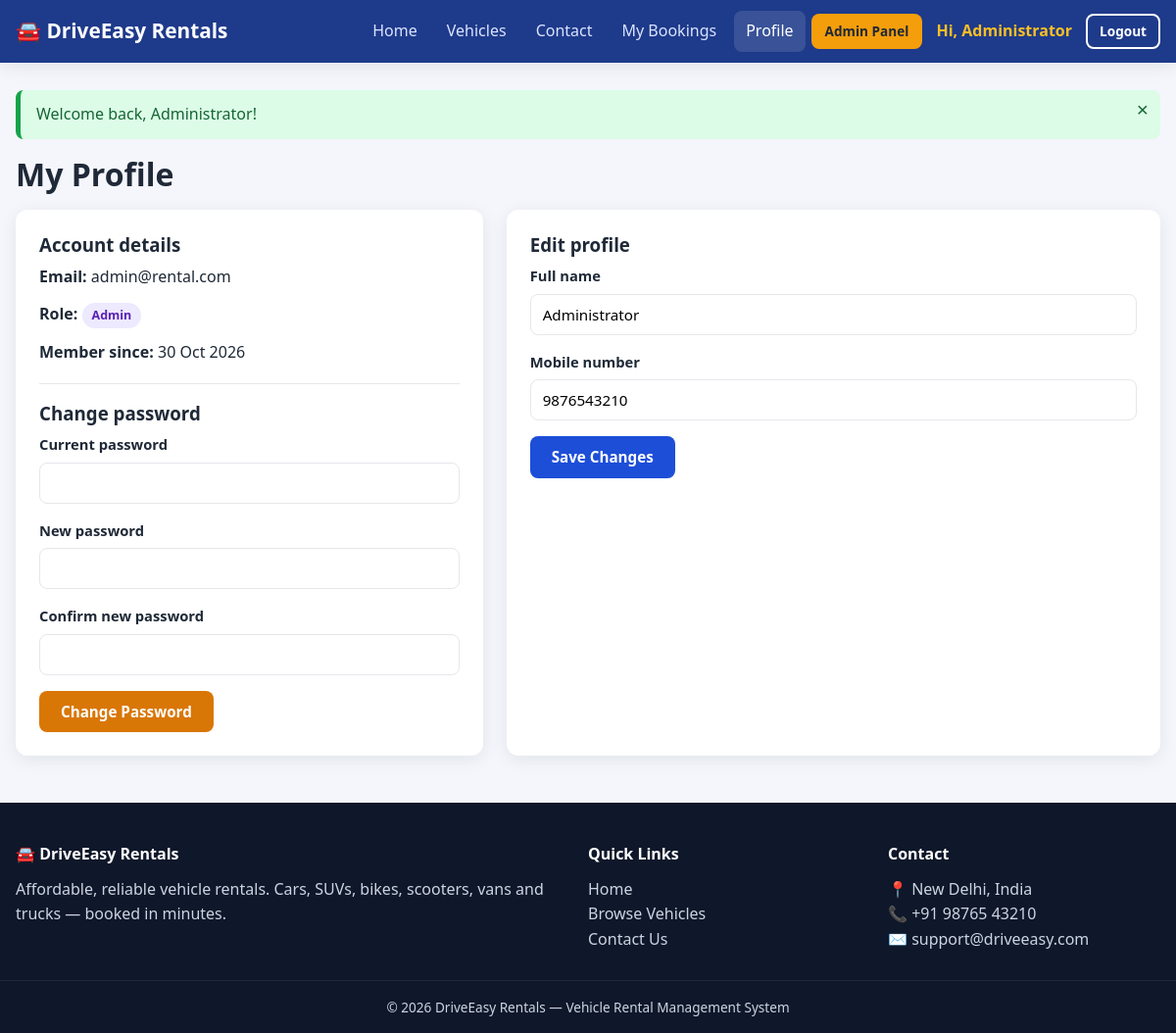
The app's page /profile.php (signed in) with its own data.
### tables this page shows
CREATE TABLE users (
    id INT AUTO_INCREMENT PRIMARY KEY,
    name VARCHAR(100) NOT NULL,
    email VARCHAR(150) NOT NULL UNIQUE,
    phone VARCHAR(15) NOT NULL,
    password VARCHAR(255) NOT NULL,
    role ENUM('user','admin') NOT NULL DEFAULT 'user',
    created_at TIMESTAMP DEFAULT CURRENT_TIMESTAMP
);

### profile.php (the view, shortened to what this page needs)
<?php
require_once 'config/db.php';
$uid = current_user()['id'];
$stmt = $pdo->prepare('SELECT * FROM users WHERE id = ?');
$stmt->execute([$uid]);
$user = $stmt->fetch();
include 'includes/header.php';
?>
<h1>My Profile</h1>
<div class="contact-grid">
    <div class="info-box">
        <h3>Account details</h3>
        <p><strong>Email:</strong> <?= e($user['email']) ?></p>
        <p><strong>Role:</strong> <?= status_badge($user['role']) ?></p>
        <p><strong>Member since:</strong> <?= date('d M Y', strtotime($user['created_at'])) ?></p>
        <hr style="margin:18px 0;border:0;border-top:1px solid var(--border)">
        <h3>Change password</h3>
        <form method="post" class="validate" novalidate>
            <div class="form-group"><label for="current_password">Current password</label><input type="password" id="current_password" name="current_password" data-rules="required"></div>
            <div class="form-group"><label for="new_password">New password</label><input type="password" id="new_password" name="new_password" data-rules="required|min:6|strong"></div>
            <div class="form-group"><label for="confirm_password">Confirm new password</label><input type="password" id="confirm_password" name="confirm_password" data-rules="required|match:new_password"></div>
            <button class="btn btn-warning">Change Password</button>
        </form>
    </div>
    <div class="info-box">
        <h3>Edit profile</h3>
        <form method="post" class="validate" novalidate>
            <div class="form-group"><label for="name">Full name</label><input type="text" id="name" name="name" value="<?= e($user['name']) ?>" data-rules="required|name"></div>
            <div class="form-group"><label for="phone">Mobile number</label><input type="tel" id="phone" name="phone" maxlength="10" value="<?= e($user['phone']) ?>" data-rules="required|phone"></div>
            <button class="btn btn-primary">Save Changes</button>
        </form>
    </div>
</div>
<?php include 'includes/footer.php'; ?>

### includes/header.php (shortened to what this page needs)
<?php
$base = $base ?? '';
$current = basename($_SERVER['PHP_SELF']);
$inAdmin = strpos($_SERVER['PHP_SELF'], '/admin/') !== false;
function nav_active($file, $current) { return $file === $current ? ' class="active"' : ''; }
?>
<!DOCTYPE html>
<html lang="en">
<head>
    <link rel="stylesheet" href="<?= $base ?>assets/css/style.css">
</head>
<body>
<header class="site-header">
    <nav class="navbar container">
        <a href="<?= $base ?>index.php" class="logo">🚘 <span><?= e(APP_NAME) ?></span></a>
        <ul class="nav-links">
            <?php if ($inAdmin): ?>
                <li><a href="index.php"<?= nav_active('index.php', $current) ?>>Dashboard</a></li>
                <li><a href="vehicles.php"<?= nav_active('vehicles.php', $current) ?>>Vehicles</a></li>
                <li><a href="bookings.php"<?= nav_active('bookings.php', $current) ?>>Bookings</a></li>
                <li><a href="users.php"<?= nav_active('users.php', $current) ?>>Users</a></li>
                <li><a href="../index.php">View Site</a></li>
            <?php else: ?>
                <li><a href="index.php"<?= nav_active('index.php', $current) ?>>Home</a></li>
                <li><a href="vehicles.php"<?= nav_active('vehicles.php', $current) ?>>Vehicles</a></li>
                <li><a href="contact.php"<?= nav_active('contact.php', $current) ?>>Contact</a></li>
                <?php if (is_logged_in()): ?>
                    <li><a href="my_bookings.php"<?= nav_active('my_bookings.php', $current) ?>>My Bookings</a></li>
                    <li><a href="profile.php"<?= nav_active('profile.php', $current) ?>>Profile</a></li>
                    <?php if (is_admin()): ?><li><a href="admin/index.php" class="btn btn-sm btn-accent">Admin Panel</a></li><?php endif; ?>
                <?php endif; ?>
            <?php endif; ?>
            <?php if (is_logged_in()): ?>
                <li class="nav-user">Hi, <?= e(explode(' ', current_user()['name'])[0]) ?></li>
                <li><a href="<?= $base ?>logout.php" class="btn btn-sm btn-outline">Logout</a></li>
            <?php else: ?>
                <li><a href="login.php"<?= nav_active('login.php', $current) ?>>Login</a></li>
                <li><a href="register.php" class="btn btn-sm btn-primary">Sign Up</a></li>
            <?php endif; ?>
        </ul>
    </nav>
</header>
<main class="container main-content">
<?php show_flash(); ?>

### includes/functions.php (shortened to what this page needs)
<?php
function e($str) {
    return htmlspecialchars((string)$str, ENT_QUOTES, 'UTF-8');
}
function show_flash() {
    foreach ($_SESSION['flash'] as $f) {
        echo '<div class="alert alert-' . e($f['type']) . '">' . e($f['msg']) . '<button class="alert-close" aria-label="Close">&times;</button></div>';
    }
}
function is_logged_in() {
    return isset($_SESSION['user']);
}
function is_admin() {
    return is_logged_in() && $_SESSION['user']['role'] === 'admin';
}
function current_user() {
    return $_SESSION['user'] ?? null;
}
function status_badge($status) {
    return '<span class="badge badge-' . e($status) . '">' . e(ucfirst($status)) . '</span>';
}

### assets/css/style.css (style rules this page uses)
:root { --primary: #1d4ed8; --primary-dark: #1e3a8a; --accent: #f59e0b; --success: #16a34a; --danger: #dc2626; --warning: #d97706; --info: #0891b2; --bg: #f4f6fb; --card: #ffffff; --text: #1f2937; --muted: #6b7280; --border: #e5e7eb; --radius: 12px; --shadow: 0 4px 18px rgba(15, 23, 42, .08); }
* { box-sizing: border-box; margin: 0; padding: 0; }
html { scroll-behavior: smooth; }
body { font-family: "Segoe UI", Roboto, Helvetica, Arial, sans-serif; background: var(--bg); color: var(--text); line-height: 1.6; display: flex; flex-direction: column; min-height: 100vh; }
a { color: var(--primary); text-decoration: none; }
.container { width: 100%; max-width: 1200px; margin: 0 auto; padding: 0 16px; }
.main-content { flex: 1; padding-top: 28px; padding-bottom: 48px; }
h1, h2, h3 { line-height: 1.25; margin-bottom: .5em; }
.site-header { background: var(--primary-dark); position: sticky; top: 0; z-index: 100; box-shadow: var(--shadow); }
.navbar { display: flex; align-items: center; justify-content: space-between; min-height: 64px; }
.logo { color: #fff; font-size: 1.3rem; font-weight: 700; }
.nav-links { list-style: none; display: flex; align-items: center; gap: 6px; }
.nav-links a { color: #dbe4ff; padding: 8px 12px; border-radius: 8px; transition: .2s; display: inline-block; }
.nav-links a:hover, .nav-links a.active { background: rgba(255,255,255,.12); color: #fff; }
.nav-user { color: #fbbf24; padding: 0 8px; font-weight: 600; }
.btn { display: inline-block; padding: 10px 20px; border-radius: 8px; border: 2px solid transparent; font-size: .95rem; font-weight: 600; cursor: pointer; transition: .2s; text-align: center; font-family: inherit; line-height: 1.2; }
.btn-sm { padding: 6px 12px; font-size: .85rem; }
.btn-primary { background: var(--primary); color: #fff !important; }
.btn-accent { background: var(--accent); color: #1f2937 !important; }
.btn-outline { border-color: currentColor; color: #fff !important; background: transparent; }
.btn-warning { background: var(--warning); color: #fff; }
.alert { padding: 12px 44px 12px 16px; border-radius: 8px; margin-bottom: 16px; position: relative; border-left: 5px solid; }
.alert-success { background: #dcfce7; color: #166534; border-color: var(--success); }
.alert-close { position: absolute; right: 12px; top: 8px; background: none; border: 0; font-size: 1.3rem; cursor: pointer; color: inherit; }
.badge { display: inline-block; padding: 3px 10px; border-radius: 20px; font-size: .78rem; font-weight: 600; text-transform: capitalize; }
.badge-admin { background: #ede9fe; color: #5b21b6; }
.form-group { margin-bottom: 16px; }
label { display: block; font-weight: 600; margin-bottom: 6px; font-size: .92rem; }
input, select, textarea { width: 100%; padding: 10px 12px; border: 1.5px solid var(--border); border-radius: 8px; font-size: .95rem; font-family: inherit; background: #fff; transition: border .2s, box-shadow .2s; }
.contact-grid { display: grid; grid-template-columns: 1fr 1.4fr; gap: 24px; }
.info-box { background: var(--card); padding: 24px; border-radius: var(--radius); box-shadow: var(--shadow); }
.info-box p { margin-bottom: 12px; }

### records on screen
users: name "Administrator", email "admin@rental.com", role "Admin", created_at "30 Oct 2026", phone "9876543210"

### other values on screen
APP_NAME "DriveEasy Rentals"
$f['msg'] "Welcome back, Administrator!"
